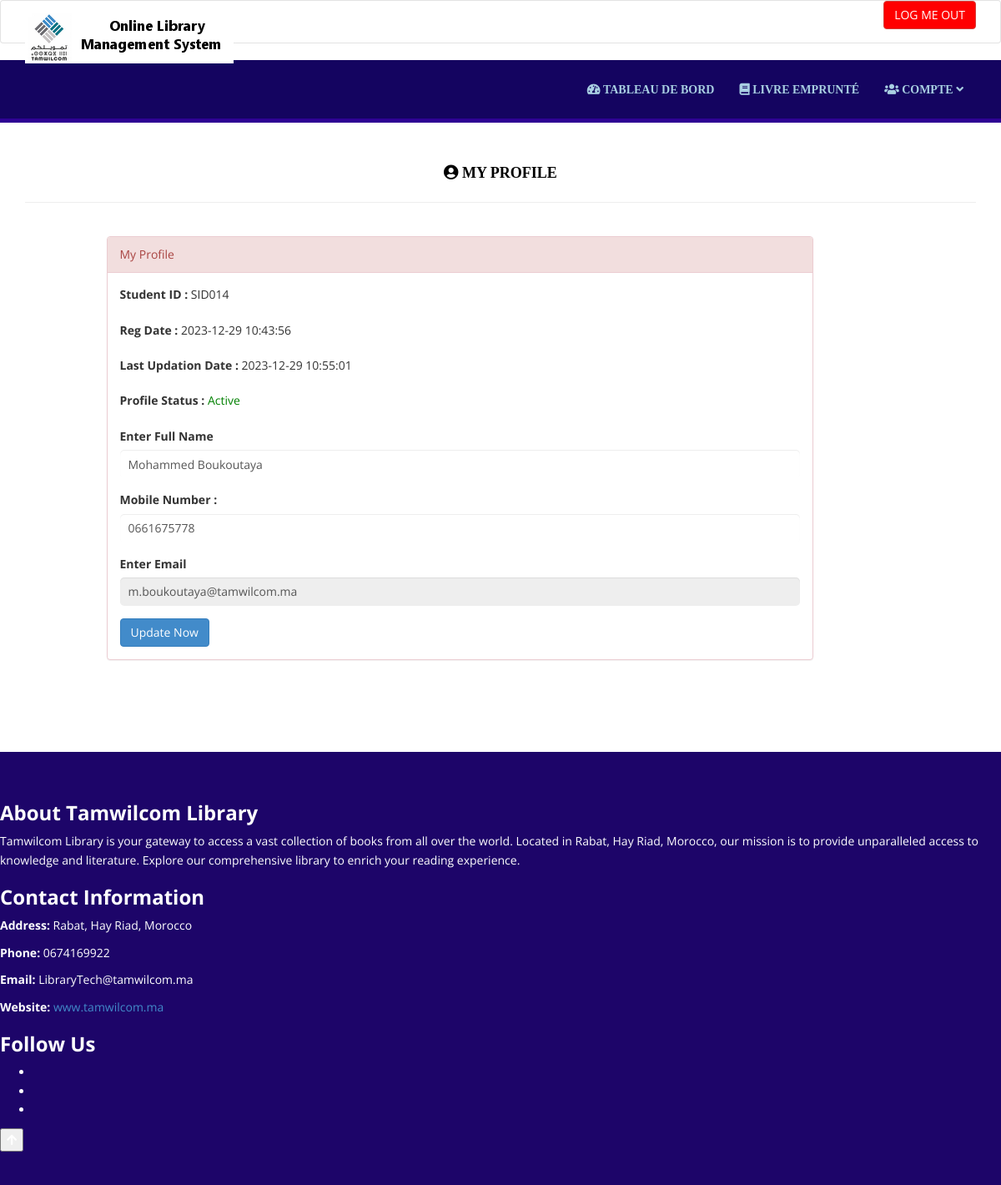
Screenshot of /library/my-profile.php (signed in) with the database file from the repository.
### tables this page shows
CREATE TABLE `tblstudents` (
  `id` int(11) NOT NULL,
  `StudentId` varchar(100) DEFAULT NULL,
  `FullName` varchar(120) DEFAULT NULL,
  `EmailId` varchar(120) DEFAULT NULL,
  `MobileNumber` char(11) DEFAULT NULL,
  `Password` varchar(120) DEFAULT NULL,
  `Status` int(1) DEFAULT NULL,
  `RegDate` timestamp NULL DEFAULT current_timestamp(),
  `UpdationDate` timestamp NULL DEFAULT NULL ON UPDATE current_timestamp()
);

### library/my-profile.php (the view, shortened to what this page needs)
<?php
include('includes/config.php');
if(strlen($_SESSION['login'])==0)
    {
header('location:index.php');
}
else{
?>
<!DOCTYPE html>
<html xmlns="http://www.w3.org/1999/xhtml">
<head>
    <link href="assets/css/bootstrap.css" rel="stylesheet" />
    <link href="assets/css/font-awesome.css" rel="stylesheet" />
    <link href="assets/css/style.css" rel="stylesheet" />
    <link rel="stylesheet" href="https://cdnjs.cloudflare.com/ajax/libs/font-awesome/5.15.4/css/all.min.css" />
</head>
<body>
<?php include('includes/header.php');?>
    <div class="content-wrapper">
         <div class="container">
        <div class="row pad-botm">
            <div class="col-md-12">
                <h4 class="header-line"><i class="fas fa-user-circle"> My Profile</i>
</h4>
                            </div>
        </div>
             <div class="row">
<div class="col-md-9 col-md-offset-1">
               <div class="panel panel-danger">
                        <div class="panel-heading">
                            My Profile
                        </div>
                        <div class="panel-body">
                            <form name="signup" method="post">
<?php
$sid=$_SESSION['stdid'];
$sql="SELECT StudentId,FullName,EmailId,MobileNumber,RegDate,UpdationDate,Status from  tblstudents  where StudentId=:sid ";
$query = $dbh -> prepare($sql);
$query-> bindParam(':sid', $sid, PDO::PARAM_STR);
$query->execute();
$results=$query->fetchAll(PDO::FETCH_OBJ);
if($query->rowCount() > 0)
{
foreach($results as $result)
{               ?>
<div class="form-group">
<label>Student ID : </label>
<?php echo htmlentities($result->StudentId);?>
</div>
<div class="form-group">
<label>Reg Date : </label>
<?php echo htmlentities($result->RegDate);?>
</div>
<?php if($result->UpdationDate!=""){?>
<div class="form-group">
<label>Last Updation Date : </label>
<?php echo htmlentities($result->UpdationDate);?>
</div>
<?php } ?>
<div class="form-group">
<label>Profile Status : </label>
<?php if($result->Status==1){?>
<span style="color: green">Active</span>
<?php } else { ?>
<span style="color: red">Blocked</span>
<?php }?>
</div>
<div class="form-group">
<label>Enter Full Name</label>
<input class="form-control" type="text" name="fullanme" value="<?php echo htmlentities($result->FullName);?>" autocomplete="off" required />
</div>
<div class="form-group">
<label>Mobile Number :</label>
<input class="form-control" type="text" name="mobileno" maxlength="10" value="<?php echo htmlentities($result->MobileNumber);?>" autocomplete="off" required />
</div>
<div class="form-group">
<label>Enter Email</label>
<input class="form-control" type="email" name="email" id="emailid" value="<?php echo htmlentities($result->EmailId);?>"  autocomplete="off" required readonly />
</div>
<?php }} ?>
<button type="submit" name="update" class="btn btn-primary" id="submit">Update Now </button>
                                    </form>
                            </div>
                        </div>
                            </div>
        </div>
    </div>
    </div>
    <?php include('includes/footer.php');?>
</body>
</html>
<?php } ?>

### library/assets/css/style.css (style rules this page uses)
.content-wrapper { margin-top: 40px; padding-bottom: 90px; }
.header-line { font-weight: 900; padding-bottom: 25px; border-bottom: 1px solid #eee; text-transform: uppercase; text-align: center; transition: color 0.5s ease; color: #000; }
.pad-botm { padding-bottom: 30px; }
.form-control { width: 100%; padding: 10px; margin-bottom: 15px; border: none; border-radius: 5px; }

### rows the page displays
tblstudents: StudentId "SID014", RegDate "2023-12-29 10:43:56", UpdationDate "2023-12-29 10:55:01", Status "Active", fullanme "Mohammed Boukoutaya", mobileno "0661675778", email "m.boukoutaya@tamwilcom.ma"
